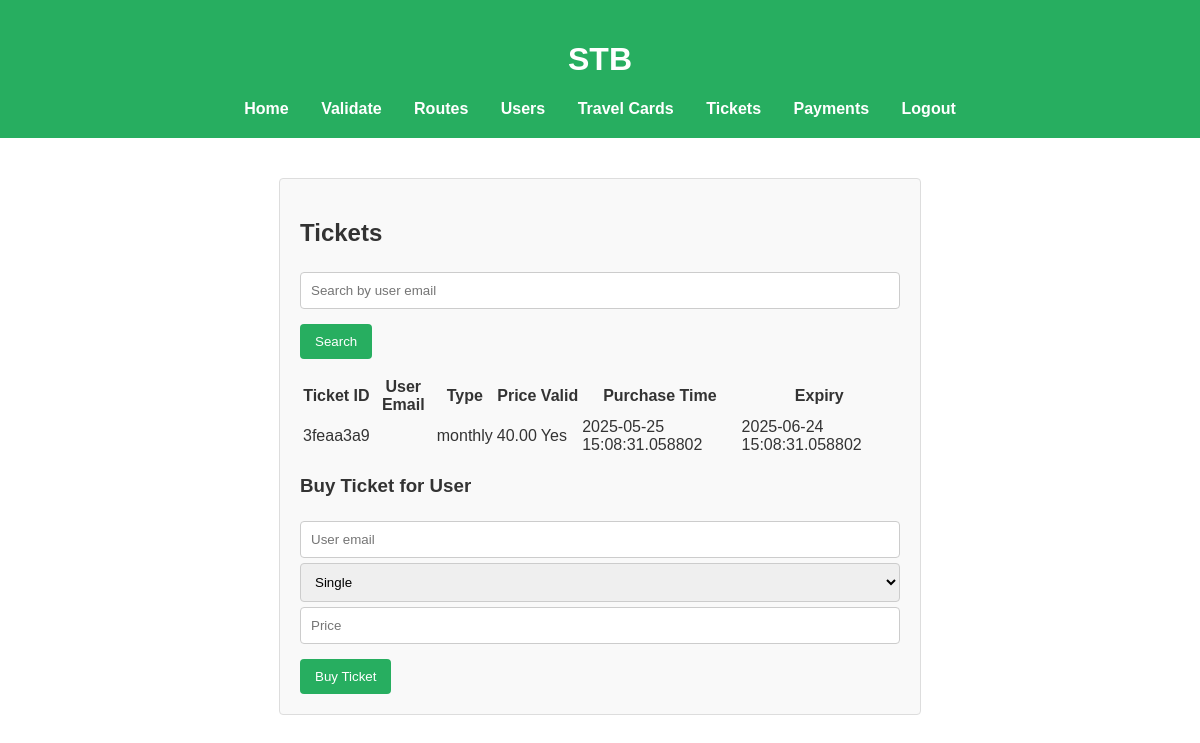
Screenshot of /admin/tickets (signed in) with the database file from the repository.
### app.py (models this page shows)
class Ticket(db.Model):
    ticketId = db.Column(db.String(50), primary_key=True)
    user_id = db.Column(db.String(50), db.ForeignKey('user.userId'))
    type = db.Column(db.String(20), nullable=False)
    price = db.Column(db.Float, nullable=False)
    valid = db.Column(db.Boolean, default=True)
    purchase_time = db.Column(db.DateTime, default=datetime.datetime.utcnow)
    expiry = db.Column(db.DateTime, nullable=True)

### app.py (the view)
@app.route('/admin/tickets', methods=['GET', 'POST'])
def admin_tickets():
    if 'user_id' not in session or not session.get('is_admin'):
        return redirect(url_for('admin_login'))
    search_email = request.form.get('search_email') if request.method == 'POST' else None
    if search_email:
        user = User.query.filter_by(email=search_email).first()
        tickets = Ticket.query.filter_by(user_id=user.userId).all() if user else []
    else:
        tickets = Ticket.query.all()
    return render_template('admin_tickets.html', tickets=tickets, search_email=search_email or "")

### templates/admin_tickets.html (shortened to what this page needs)
{% extends "base.html" %}
{% block content %}
  <h2>Tickets</h2>
  <form method="post" style="margin-bottom:16px;">
    <input type="email" name="search_email" placeholder="Search by user email" value="{{ search_email }}">
    <button type="submit" class="btn">Search</button>
  </form>
  <table>
    <tr>
      <th>Ticket ID</th>
      <th>User Email</th>
      <th>Type</th>
      <th>Price</th>
      <th>Valid</th>
      <th>Purchase Time</th>
      <th>Expiry</th>
    </tr>
    {% for ticket in tickets %}
      <tr>
        <td>{{ ticket.ticketId }}</td>
        <td>
          {% set user = users|selectattr('userId', 'equalto', ticket.user_id)|first %}
        </td>
        <td>{{ ticket.type }}</td>
        <td>{{ '%.2f'|format(ticket.price) }}</td>
        <td>{{ 'Yes' if ticket.valid else 'No' }}</td>
        <td>{{ ticket.purchase_time }}</td>
        <td>{{ ticket.expiry or '-' }}</td>
      </tr>
    {% endfor %}
  </table>
  <h3>Buy Ticket for User</h3>
  <form method="post" action="{{ url_for('admin_buy_ticket') }}">
    <input type="email" name="email" placeholder="User email" required>
    <select name="ticket_type" required>
      <option value="single">Single</option>
    </select>
    <input type="number" name="price" placeholder="Price" step="0.01" required>
    <button type="submit" class="btn">Buy Ticket</button>
  </form>
{% endblock %}

### static/css/style.css (style rules this page uses)
body { font-family: Arial, sans-serif; background-color: #ffffff; color: #333; margin: 0; padding: 0; }
input, textarea, select { width: 100%; padding: 10px; margin-top: 5px; border: 1px solid #ccc; border-radius: 4px; box-sizing: border-box; }
.btn { display: inline-block; padding: 10px 15px; margin-top: 15px; background-color: #27ae60; color: #fff; border: none; border-radius: 4px; cursor: pointer; }

### rows the page displays
Ticket: ticketId "3feaa3a9", type "monthly", price "40.00", valid "Yes", purchase_time "2025-05-25 15:08:31.058802", expiry "2025-06-24 15:08:31.058802"
